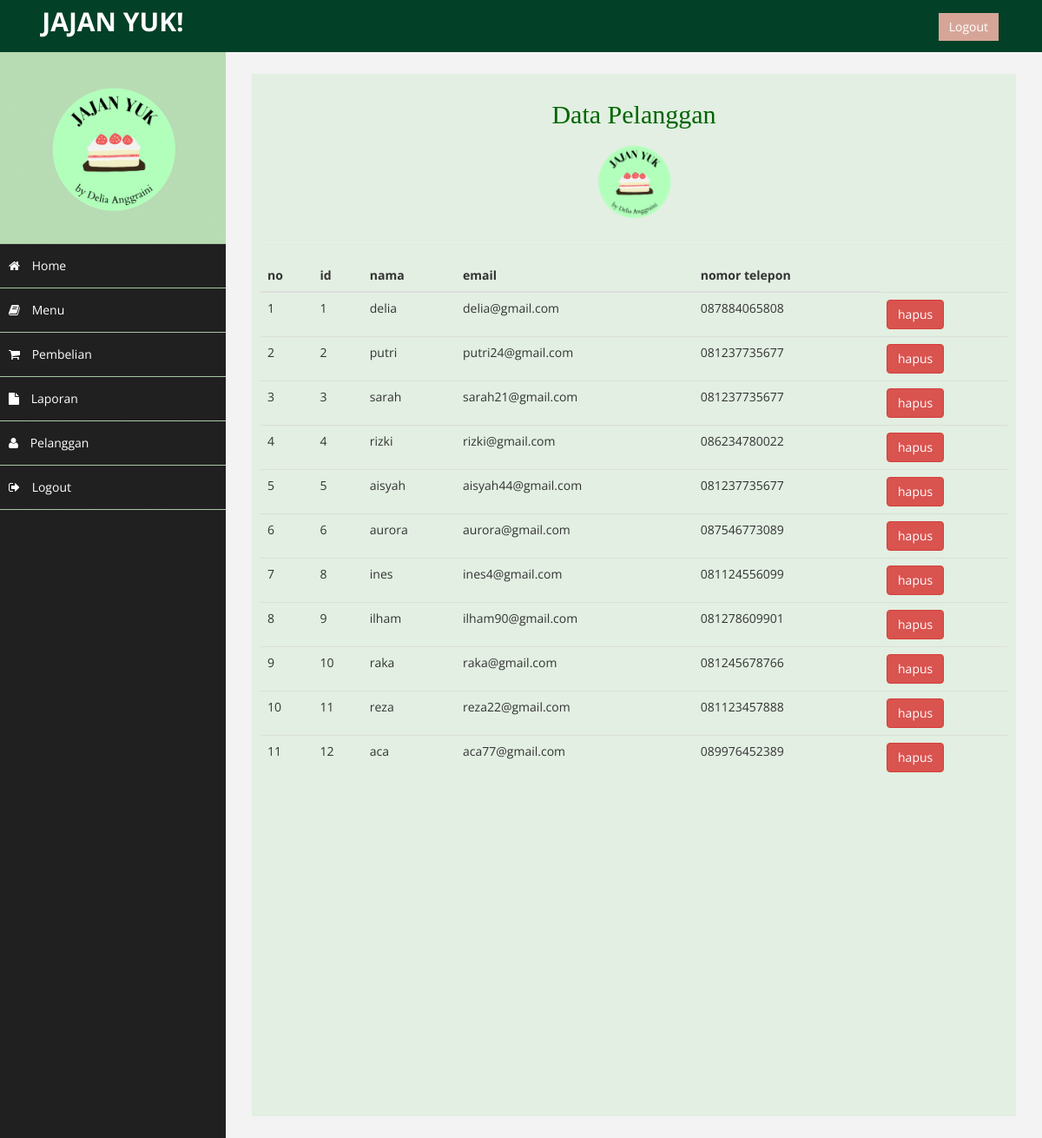
The page /jajanyuk/admin/index.php?halaman=pelanggan (signed in) on the database its author committed.
### tables this page shows
CREATE TABLE `data_customer` (
  `id_customer` int(11) NOT NULL,
  `nama_cust` varchar(100) NOT NULL,
  `email_cust` varchar(100) NOT NULL,
  `password_cust` varchar(6) NOT NULL,
  `no_telp` varchar(20) NOT NULL
);

### jajanyuk/admin/pelanggan.php (the view)
<h2><center>Data Pelanggan</center></h2>
<center><img src="foto/logoo 2.png" alt="" class="img-responsive" height="100" width="100"/></center>
<hr color="black">
<link rel="stylesheet"  href="css/style.css"  type="text/css">
<table class="table">
	<thead>
		<tr>
			<th>no</th>
			<th>id</th>
			<th>nama</th>
			<th>email</th>
			<th>nomor telepon</th>
		</tr>
	</thead>
	<tbody>
		<?php $nomor=1; ?>
		<?php $ambil=$koneksi->query("SELECT * FROM data_customer");?>
		<?php while($pecah = $ambil->fetch_assoc()){?>
		<tr>
			<td><?php echo $nomor;?></td>
			<td><?php echo $pecah['id_customer'];?></td>
			<td><?php echo $pecah['nama_cust'];?></td>
			<td><?php echo $pecah['email_cust'];?></td>
			<td><?php echo $pecah['no_telp'];?></td>
			<td>
				<a href="index.php?halaman=hapuscust&id=<?php echo $pecah['id_customer'];?>" class="btn-danger btn">hapus</a>
			</td>
		</tr>
		<?php $nomor++; ?>
		<?php } ?>
	</tbody>
</table>

### jajanyuk/admin/css/style.css (style rules this page uses)
h2 { text-decoration: bold; font-family: "georgia", times, serif; color: #006400; }

### jajanyuk/admin/assets/css/custom.css (style rules this page uses)
body { font-family: 'Open Sans', sans-serif; }
h2 { color: #f00; }

### rows shown on the page
data_customer: id_customer "1", nama_cust "delia", email_cust "delia@gmail.com", no_telp "087884065808"
data_customer: id_customer "2", nama_cust "putri", email_cust "putri24@gmail.com", no_telp "081237735677"
data_customer: id_customer "3", nama_cust "sarah", email_cust "sarah21@gmail.com", no_telp "081237735677"
data_customer: id_customer "4", nama_cust "rizki", email_cust "rizki@gmail.com", no_telp "086234780022"
data_customer: id_customer "5", nama_cust "aisyah", email_cust "aisyah44@gmail.com", no_telp "081237735677"
data_customer: id_customer "6", nama_cust "aurora", email_cust "aurora@gmail.com", no_telp "087546773089"
data_customer: id_customer "8", nama_cust "ines", email_cust "ines4@gmail.com", no_telp "081124556099"
data_customer: id_customer "9", nama_cust "ilham", email_cust "ilham90@gmail.com", no_telp "081278609901"
data_customer: id_customer "10", nama_cust "raka", email_cust "raka@gmail.com", no_telp "081245678766"
data_customer: id_customer "11", nama_cust "reza", email_cust "reza22@gmail.com", no_telp "081123457888"
data_customer: id_customer "12", nama_cust "aca", email_cust "aca77@gmail.com", no_telp "089976452389"
